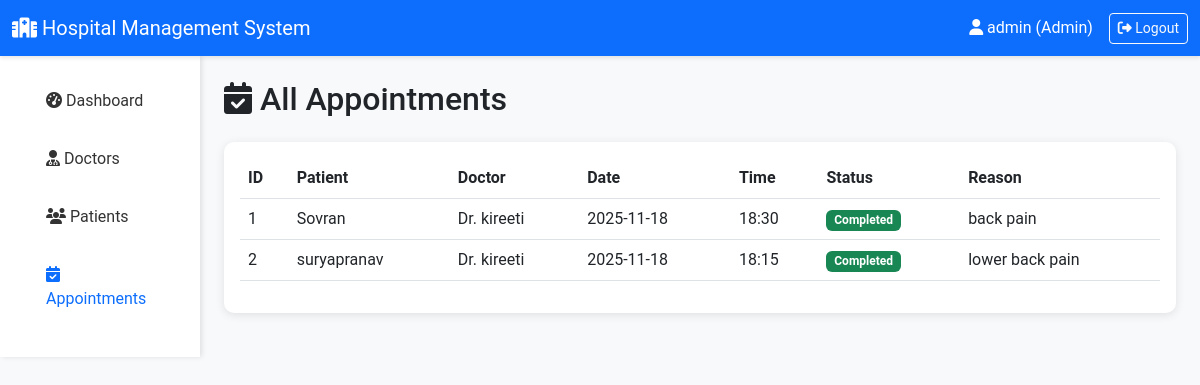
/admin/appointments (signed in), run on the app's committed database.
### app.py (models this page shows)
class Appointment(db.Model):
    id = db.Column(db.Integer, primary_key=True)
    patient_id = db.Column(db.Integer, db.ForeignKey('patient.id'), nullable=False)
    doctor_id = db.Column(db.Integer, db.ForeignKey('doctor.id'), nullable=False)
    appointment_date = db.Column(db.Date, nullable=False)
    appointment_time = db.Column(db.Time, nullable=False)
    status = db.Column(db.String(20), default='Booked')
    reason = db.Column(db.Text)
    created_at = db.Column(db.DateTime, default=datetime.now)
    treatment = db.relationship('Treatment', backref='appointment', uselist=False)

class Patient(db.Model):
    id = db.Column(db.Integer, primary_key=True)
    user_id = db.Column(db.Integer, db.ForeignKey('user.id'), nullable=False)
    full_name = db.Column(db.String(100), nullable=False)
    age = db.Column(db.Integer)
    gender = db.Column(db.String(10))
    phone = db.Column(db.String(15))
    address = db.Column(db.Text)
    blood_group = db.Column(db.String(5))
    is_active = db.Column(db.Boolean, default=True)
    user = db.relationship('User', backref='patient_profile')
    appointments = db.relationship('Appointment', backref='patient', lazy=True)

class Doctor(db.Model):
    id = db.Column(db.Integer, primary_key=True)
    user_id = db.Column(db.Integer, db.ForeignKey('user.id'), nullable=False)
    full_name = db.Column(db.String(100), nullable=False)
    specialization_id = db.Column(db.Integer, db.ForeignKey('department.id'), nullable=False)
    phone = db.Column(db.String(15))
    qualification = db.Column(db.String(200))
    experience_years = db.Column(db.Integer)
    is_active = db.Column(db.Boolean, default=True)
    user = db.relationship('User', backref='doctor_profile')
    appointments = db.relationship('Appointment', backref='doctor', lazy=True)
    availability = db.relationship('DoctorAvailability', backref='doctor', lazy=True)

### app.py (the view)
@app.route('/admin/appointments')
@login_required
@admin_required
def admin_appointments():
    appointments = Appointment.query.order_by(Appointment.appointment_date.desc()).all()
    return render_template('admin/appointments.html', appointments=appointments)

### app.py (called while the page is built)
def login_required(func):
    @wraps(func)
    def wrapper(*args, **kwargs):
        if 'user_id' not in session:
            flash("Please log in first.", "warning")
            return redirect(url_for('login'))
        return func(*args, **kwargs)
    return wrapper

def admin_required(func):
    @wraps(func)
    def wrapper(*args, **kwargs):
        if session.get('role') != 'admin':
            flash("Admins only!", "danger")
            return redirect(url_for('index'))
        return func(*args, **kwargs)
    return wrapper

### templates/admin/appointments.html
{% extends "base.html" %}
{% block content %}
<div class="container-fluid">
    <div class="row">
        <div class="col-md-2 sidebar p-0">
            <nav class="nav flex-column p-3">
                <a class="nav-link" href="{{ url_for('admin_dashboard') }}">
                    <i class="fas fa-tachometer-alt"></i> Dashboard
                </a>
                <a class="nav-link" href="{{ url_for('admin_doctors') }}">
                    <i class="fas fa-user-md"></i> Doctors
                </a>
                <a class="nav-link" href="{{ url_for('admin_patients') }}">
                    <i class="fas fa-users"></i> Patients
                </a>
                <a class="nav-link active text-primary" href="{{ url_for('admin_appointments') }}">
                    <i class="fas fa-calendar-check"></i> Appointments
                </a>
            </nav>
        </div>
        <div class="col-md-10 p-4">
            <h2 class="mb-4"><i class="fas fa-calendar-check"></i> All Appointments</h2>
            <div class="card">
                <div class="card-body">
                    <table class="table table-hover">
                        <thead>
                            <tr>
                                <th>ID</th>
                                <th>Patient</th>
                                <th>Doctor</th>
                                <th>Date</th>
                                <th>Time</th>
                                <th>Status</th>
                                <th>Reason</th>
                            </tr>
                        </thead>
                        <tbody>
                            {% for apt in appointments %}
                            <tr>
                                <td>{{ apt.id }}</td>
                                <td>{{ apt.patient.full_name }}</td>
                                <td>Dr. {{ apt.doctor.full_name }}</td>
                                <td>{{ apt.appointment_date }}</td>
                                <td>{{ apt.appointment_time.strftime('%H:%M') }}</td>
                                <td>
                                    <span class="badge bg-{{ 'success' if apt.status == 'Completed' else 'primary' if apt.status == 'Booked' else 'secondary' }}">
                                        {{ apt.status }}
                                    </span>
                                </td>
                                <td>{{ apt.reason or 'N/A' }}</td>
                            </tr>
                            {% endfor %}
                        </tbody>
                    </table>
                </div>
            </div>
        </div>
    </div>
</div>
{% endblock %}

### templates/base.html (style rules this page uses)
body { font-family: 'Roboto', sans-serif; background-color: #f8f9fa; }
.sidebar { background-color: #fff; box-shadow: 2px 0 5px rgba(0,0,0,.1); }
.sidebar .nav-link { color: #333; padding: 12px 20px; border-radius: 5px; margin: 5px 10px; transition: all 0.3s; }
.sidebar .nav-link:hover, .sidebar .nav-link.active { color: blue; }
.card { border: none; border-radius: 10px; box-shadow: 0 2px 10px rgba(0,0,0,.1); margin-bottom: 20px; }

### data on the page
Appointment: id "1", patient.full_name "Sovran", doctor.full_name "kireeti", appointment_date "2025-11-18", appointment_time "18:30", status "Completed", reason "back pain"
Appointment: id "2", patient.full_name "suryapranav", doctor.full_name "kireeti", appointment_date "2025-11-18", appointment_time "18:15", status "Completed", reason "lower back pain"

### other printed values
{{ session.username }} "admin"
{{ session.role|capitalize }} "Admin"
